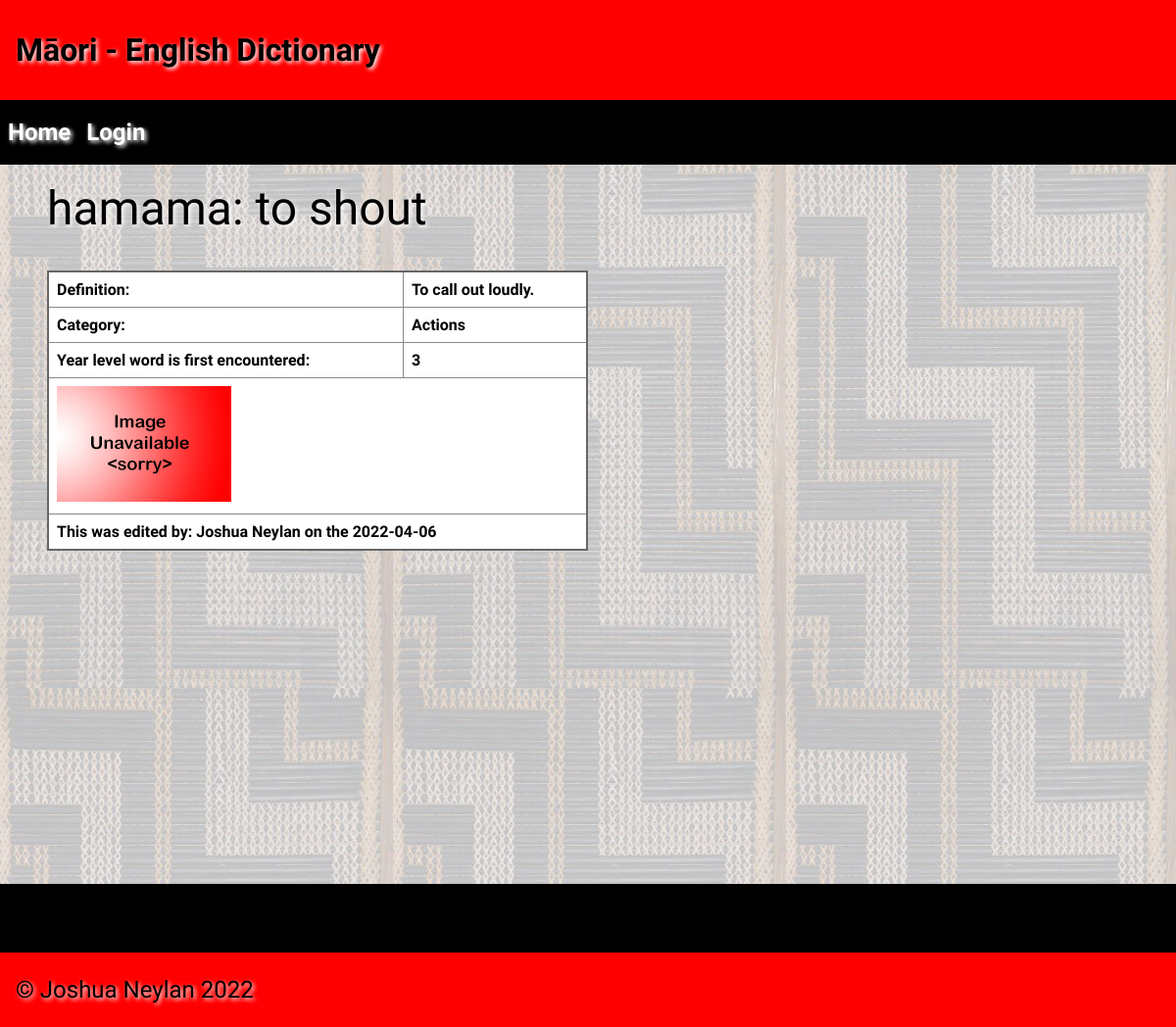
The app's page /3/1 with its own data.
### tables this page shows
CREATE TABLE "Dictionary"
(
    id         integer
        constraint Dictionary_pk
            primary key autoincrement,
    maori      varchar(85),
    english    varchar(100),
    category   varchar(50),
    year_level integer(10),
    image      varchar(100),
    timestamp  datetime,
    author     varchar(60),
    definition varchar(200)
);

### app.py (the view, shortened to what this page needs)
@app.route("/<category_id>/<word_id>", methods=["POST", "GET"])
def render_category_word_details(word_id, category_id):
    try:
        category_name = query_executor("SELECT category_name FROM categories WHERE id = ?",
                                       (category_id,), True)[0][0]
    except IndexError:
        return redirect("/?error=category+not+in+dictionary")
    try:
        word_details_list = query_executor("SELECT maori, english, category, definition, year_level, image,"
                                           " timestamp, author, id FROM Dictionary WHERE id = ? and category = ?",
                                           (word_id, category_name), True)[0]
    except IndexError:
        return redirect(f"/category/{category_id}?error=word+not+in+category")
    if word_details_list[5]:
        image_found = True
    else:
        image_found = False
    new_word_details = session.get("new word details")
    if new_word_details is None:
        new_word_details = ["", "", "", ""]
    error = request.args.get("error")
    if error is None:
        error = ""
    return render_template("word_details.html", word_details=word_details_list, image_found=image_found,
                           logged_in=is_logged_in(), error=error, is_teacher=is_teacher(), category_id=category_id)

### app.py (called while the page is built)
def create_connection(db_file):
    try:
        connection = sqlite3.connect(db_file)
        connection.execute("pragma foreign_keys=ON")
        return connection
    except Error as e:
        print(e)
    return None

def query_executor(query, variable_used_to_execute_query, return_values):
    con = create_connection(DB_NAME)
    cur = con.cursor()
    if variable_used_to_execute_query:
        cur.execute(query, variable_used_to_execute_query)
    elif not variable_used_to_execute_query:
        cur.execute(query)
    if return_values:
        values = cur.fetchall()
        con.close()
        return values
    if not return_values:
        con.commit()
    con.close()

def is_logged_in():
    if session.get("email") is None:
        return False
    return True

def is_teacher():
    if session.get("email") is None:
        return False
    return len(query_executor("SELECT id FROM Teachers WHERE user_id = ?", (session.get("user_id"),), True))

### templates/word_details.html (shortened to what this page needs)
{% extends 'base.html' %}
{% block heading %}Māori - English Dictionary{% endblock %}
{% block main %}
      {% if is_teacher %}
<div class = "h0">{{word_details[0]}}: {{word_details[1]}} -<a href="/confirmation/word-{{word_details[8]}}"><b>Delete word</b></a></div>
    {% else %}
        <div class = "h0">{{word_details[0]}}: {{word_details[1]}}</div><br>
    {% endif %}
    <table>
        <tr>
            <td><b>Definition:</b></td>
            <td><b>{{word_details[3]}}</b></td>
        </tr>
        <tr>
            <td><b> Category:</b></td>
            <td><b>{{word_details[2]}}</b></td>
        </tr>
        <tr>
            <td><b>Year level word is first encountered:</b></td>
            <td><b>{{word_details[4]}}</b></td>
        </tr>
        <tr>
            {% if image_found %}
                <td colspan="2"><img src="../static/images/{{word_details[5]}}"></td>
            {% else %}
                <td colspan="2"><img src="../static/images/noimage.png"></td>
            {% endif %}
        </tr>
        <tr>
            <td colspan="2"><b>This was edited by: {{word_details[7]}} on the {{word_details[6]}} {% if logged_in %}<a href="/saveword-{{category_id}}-{{word_details[8]}}">Save Word</a>{% endif %}</b></td>
        </tr>
    </table>
{% endblock %}

### static/css/style.css (style rules this page uses)
* { font-family: Comfortaa, sans-serif; margin: 0; padding: 0; box-sizing: border-box; }
.h0 { padding: 1rem 0; font-family: 'Suez One', serif; color: #000; text-shadow: 2px 2px 4px #fff; font-size: 300%; }
img { max-width: 500px; }
table { width: 50%; border: 2px solid #666; border-collapse: collapse; background-color: white; }
th, td { inline-size: min-content; overflow-wrap: break-word; border: 1px solid #888; padding: 0.5rem; text-align: left; max-width: 90vw; }

### records on screen
Dictionary: maori "hamama", english "to shout", definition "To call out loudly.", category "Actions", year_level "3", author "Joshua Neylan", timestamp "2022-04-06"
